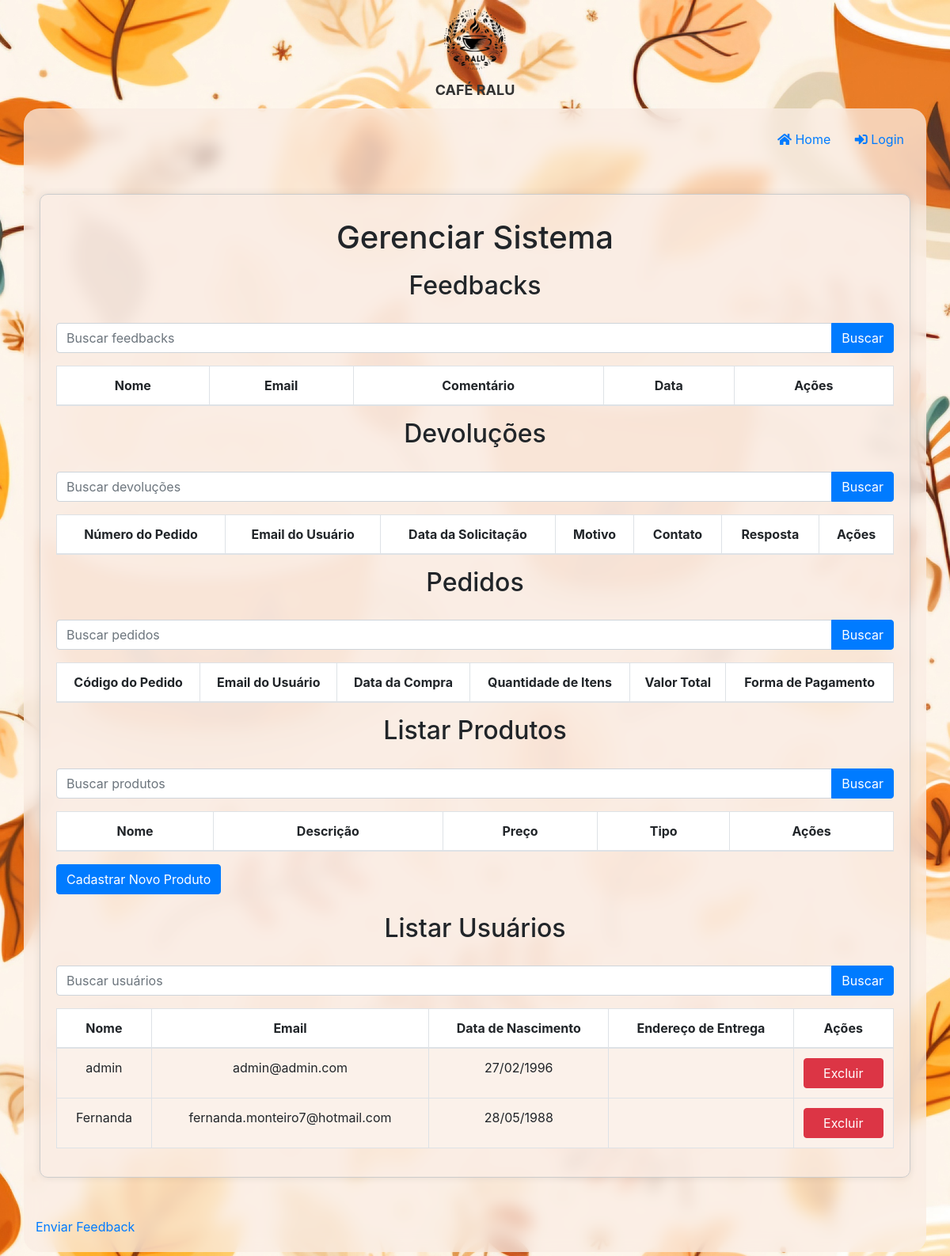
Page /listar_usuarios on the committed database.
### models.py (models this page shows)
class Usuario(Base):
    __tablename__ = 'usuarios'
    email = Column(String, primary_key=True)
    nome = Column(String)
    senha = Column(String)
    codigo_recuperacao = Column(String)
    data_nascimento = Column(Date)
    enderecos = relationship('Endereco', back_populates='usuario')
    cartoes_credito = relationship('CartaoCredito', back_populates='usuario')
    compras = relationship('Compra', back_populates='usuario')

### app.py (the view)
@app.route('/listar_usuarios', methods=['GET'])
def listar_usuarios():
    search = request.args.get('search', '')
    usuarios = db_session.query(Usuario).filter(Usuario.nome.contains(search) | Usuario.email.contains(search)).all()
    return render_template('gerenciar_sistema.html', usuarios=usuarios)

### templates/gerenciar_sistema.html (shortened to what this page needs)
{% extends "base.html" %}
{% block content %}
<div class="centered-form">
<h1>Gerenciar Sistema</h1>
 <h2>Feedbacks</h2>
<form method="GET" action="{{ url_for('gerenciar_sistema') }}">
    <div class="input-group mb-3">
        <input type="text" class="form-control" name="search_feedback" placeholder="Buscar feedbacks" value="{{ request.args.get('search_feedback', '') }}">
        <div class="input-group-append">
            <button class="btn btn-primary" type="submit">Buscar</button>
        </div>
    </div>
</form>
<div class="table-responsive">
    <table class="table">
        <thead>
            <tr>
                <th>Nome</th>
                <th>Email</th>
                <th>Comentário</th>
                <th>Data</th>
                <th>Ações</th>
            </tr>
        </thead>
    </table>
</div>
<h2>Devoluções</h2>
<form method="GET" action="{{ url_for('gerenciar_sistema') }}">
    <div class="input-group mb-3">
        <input type="text" class="form-control" name="search_devolucao" placeholder="Buscar devoluções" value="{{ request.args.get('search_devolucao', '') }}">
        <div class="input-group-append">
            <button class="btn btn-primary" type="submit">Buscar</button>
        </div>
    </div>
</form>
<div class="table-responsive">
    <table class="table">
        <thead>
            <tr>
                <th>Número do Pedido</th>
                <th>Email do Usuário</th>
                <th>Data da Solicitação</th>
                <th>Motivo</th>
                <th>Contato</th>
                <th>Resposta</th>
                <th>Ações</th>
            </tr>
        </thead>
    </table>
</div>
<h2>Pedidos</h2>
<form method="GET" action="{{ url_for('gerenciar_sistema') }}">
    <div class="input-group mb-3">
        <input type="text" class="form-control" name="search_pedido" placeholder="Buscar pedidos" value="{{ request.args.get('search_pedido', '') }}">
        <div class="input-group-append">
            <button class="btn btn-primary" type="submit">Buscar</button>
        </div>
    </div>
</form>
<div class="table-responsive">
    <table class="table">
        <thead>
            <tr>
                <th>Código do Pedido</th>
                <th>Email do Usuário</th>
                <th>Data da Compra</th>
                <th>Quantidade de Itens</th>
                <th>Valor Total</th>
                <th>Forma de Pagamento</th>
            </tr>
        </thead>
    </table>
</div>
<h2>Listar Produtos</h2>
<form method="GET" action="{{ url_for('gerenciar_sistema') }}">
    <div class="input-group mb-3">
        <input type="text" class="form-control" name="search_produto" placeholder="Buscar produtos" value="{{ request.args.get('search_produto', '') }}">
        <div class="input-group-append">
            <button class="btn btn-primary" type="submit">Buscar</button>
        </div>
    </div>
</form>
<div class="table-responsive">
    <table class="table">
        <thead>
            <tr>
                <th>Nome</th>
                <th>Descrição</th>
                <th>Preço</th>
                <th>Tipo</th>
                <th>Ações</th>
            </tr>
        </thead>
    </table>
</div>
<a href="{{ url_for('cadastrar_produto') }}" class="btn btn-primary mb-4">Cadastrar Novo Produto</a>
<h2>Listar Usuários</h2>
<form method="GET" action="{{ url_for('gerenciar_sistema') }}">
    <div class="input-group mb-3">
        <input type="text" class="form-control" name="search_usuario" placeholder="Buscar usuários" value="{{ request.args.get('search_usuario', '') }}">
        <div class="input-group-append">
            <button class="btn btn-primary" type="submit">Buscar</button>
        </div>
    </div>
</form>
<div class="table-responsive">
    <table class="table">
        <thead>
            <tr>
                <th>Nome</th>
                <th>Email</th>
                <th>Data de Nascimento</th>
                <th>Endereço de Entrega</th>
                <th>Ações</th>
            </tr>
        </thead>
        <tbody>
            {% for usuario in usuarios %}
            <tr>
                <td>{{ usuario.nome }}</td>
                <td>{{ usuario.email }}</td>
                <td>{{ usuario.data_nascimento.strftime('%d/%m/%Y') if usuario.data_nascimento else 'N/A' }}</td>
                <td>{{ usuario.endereco_entrega }}</td>
                <td class="text-center">
                    <button class="btn btn-danger w-100" onclick="excluirUsuario('{{ usuario.email }}')">Excluir</button>
                </td>
            </tr>
            {% endfor %}
        </tbody>
    </table>
</div>
</div>
{% endblock %}

### static/css/styles.css (style rules this page uses)
body { font-family: Arial, sans-serif; margin: 0; padding: 0; background-image: url('/static/fundo.jpg'); background-size: cover; background-repeat: no-repeat; background-position: center center; background-attachment: fixed; font-size: 18px; }
h1, h2 { text-align: center; font-weight: bold; }
h1 { padding-top: 10px; padding-bottom: 10px; }
h2 { padding-bottom: 20px; }
.btn { display: inline-block; padding: 10px 15px; font-size: 16px; font-weight: bold; text-align: center; text-decoration: none; border-radius: 4px; transition: background-color 0.3s; }
.btn-primary { color: #fff; background-color: #007bff; border-color: #007bff; }
.btn-danger { color: #fff; background-color: #dc3545; border-color: #dc3545; }
.text-center { text-align: center; }
.centered-form { max-width: 1100px; margin: 50px auto; padding: 20px; border: 1px solid #ccc; border-radius: 10px; box-shadow: 0 0 10px rgba(0, 0, 0, 0.1); background-color: rgb(250,236,227,0.75); }
.table { width: 100%; margin-bottom: 10px; border-collapse: collapse; background-color: white }
.table-responsive { max-height: 400px; overflow-y: auto; position: relative; ; }
.table-responsive thead th { position: sticky; top: 0; background-color: #fff; z-index: 1; }
thead { background-color: #d1d1d1; text-align: center; }
tbody { background-color: rgb(250,236,227,0.75); text-align: center; }
th, td { padding: 0.75rem; vertical-align: center; border-top: 1px solid #dee2e6; padding: 10px; border: 1px solid #dee2e6; text-align: center; }

### rows in the picture
Usuario: nome "admin", email "admin@admin.com", data_nascimento "27/02/1996"
Usuario: nome "Fernanda", email "fernanda.monteiro7@hotmail.com", data_nascimento "28/05/1988"
